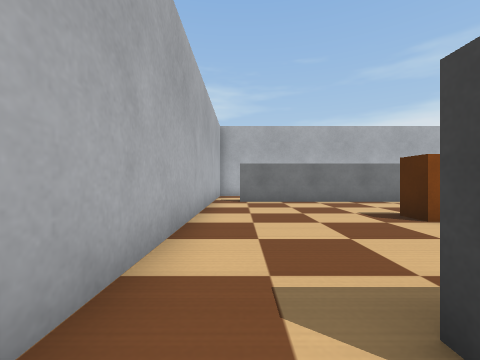
View 1 (above)

24 first-person views from a walk through a robot-simulator world made for Webots. The camera is 0.16 m above the floor, looks level and sees 90° across. The floor is counted in squares, 0.2 m on a side. Each view is taken from the middle of a square. On the plan, view 1 faces up. The plan holds only what a view shows up to about 9 squares ahead; the rest is blank. The robots in the file are not drawn. Simple shapes and patterns stand in for the simulator's stock objects.

View 2
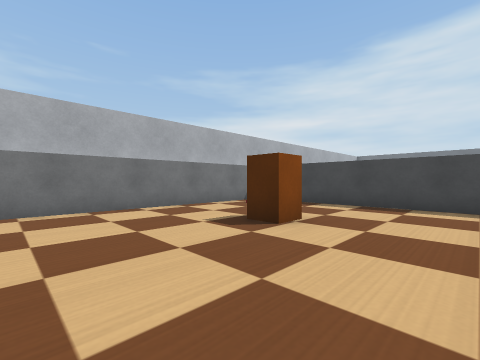

View 3
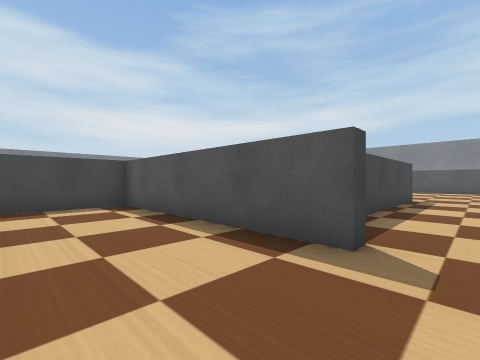

View 4
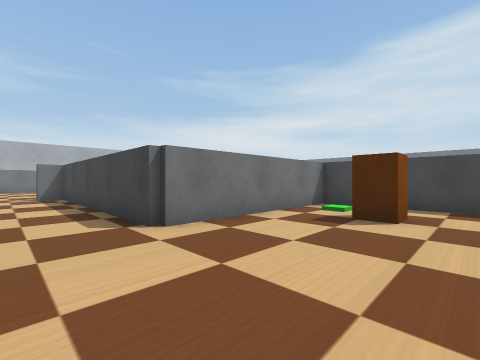

View 5
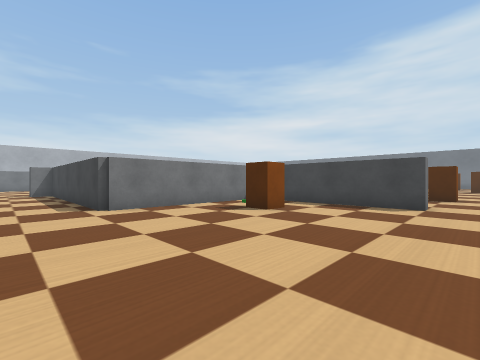

View 6
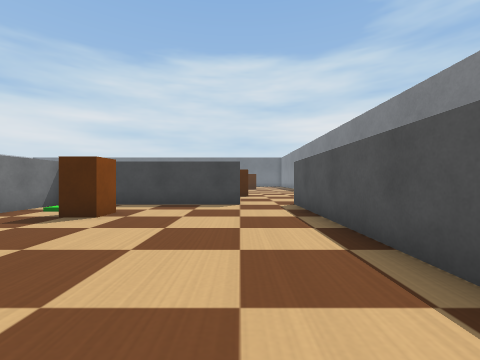

View 7
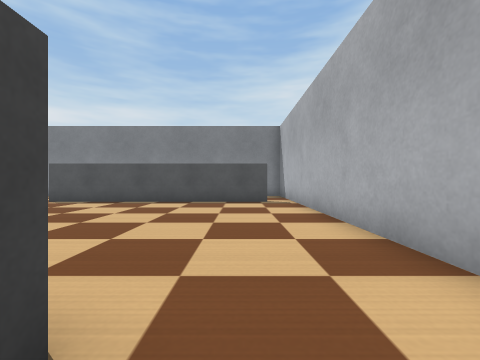

View 8
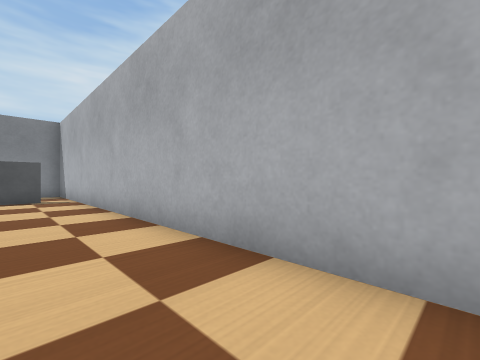

View 9
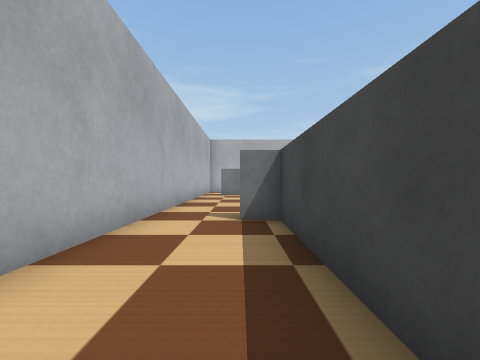

View 10
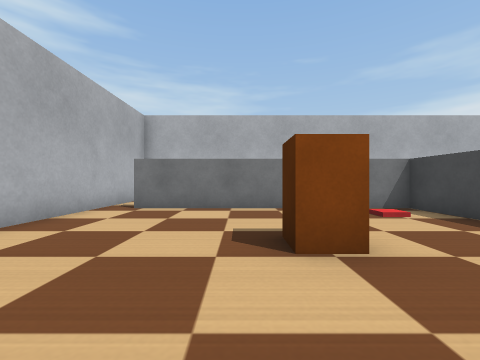

View 11
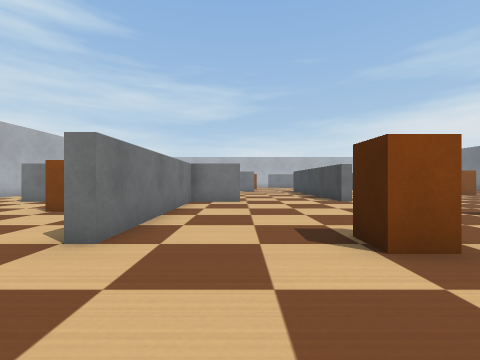

View 12
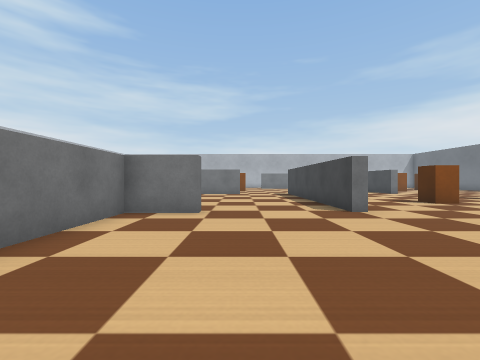

View 13
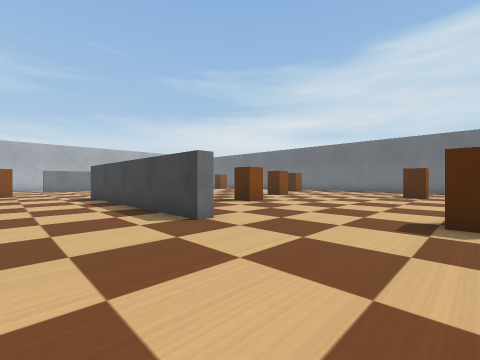

View 14
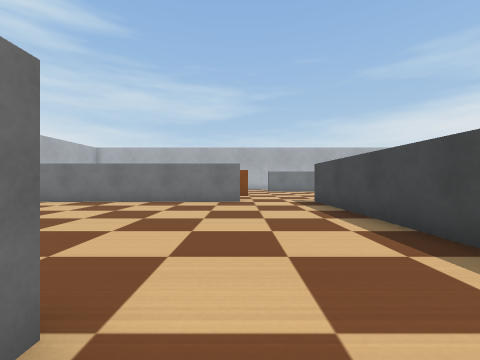

View 15
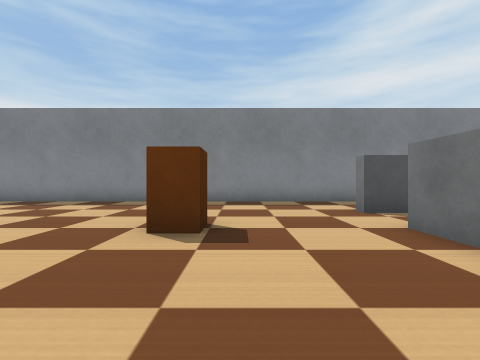

View 16
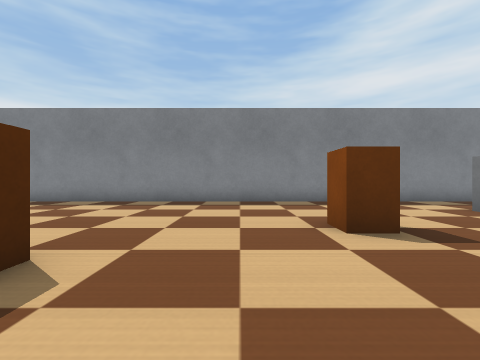

View 17
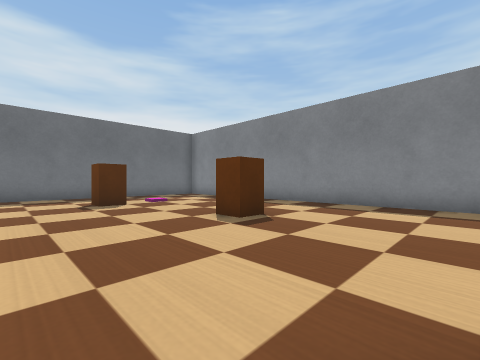

View 18
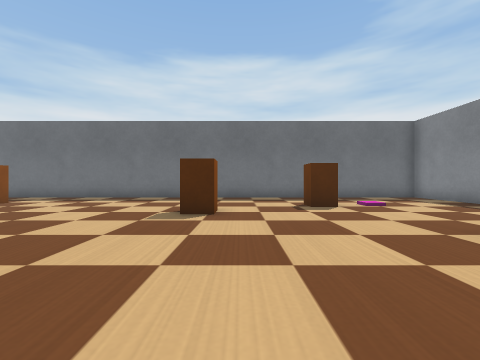

View 19
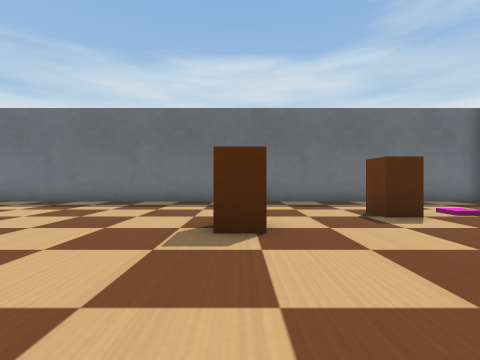

View 20
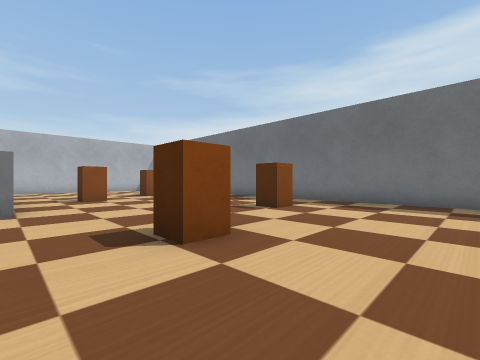

View 21
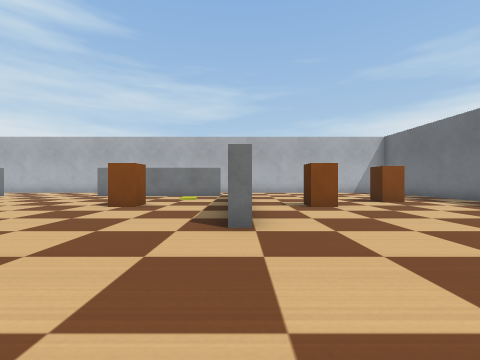

View 22
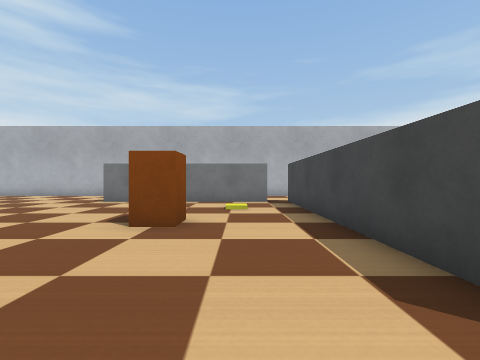

View 23
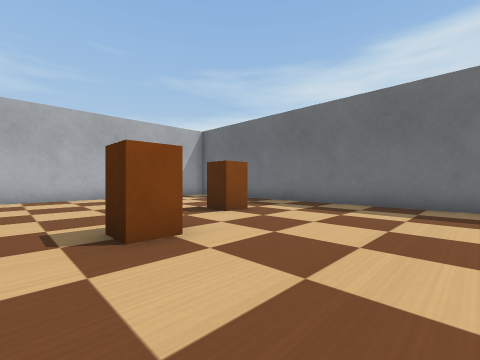

View 24
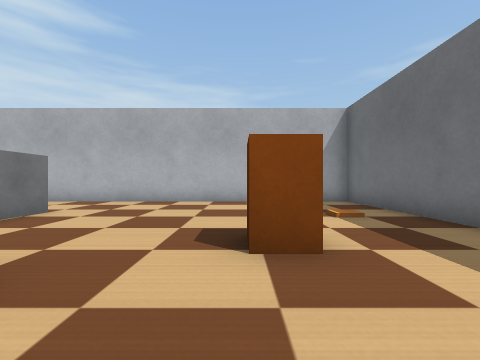

### Floor plan
Points are (right, up) in squares from view 1. A wall is a line through its corners. A room is listed if a view was taken in it or the views show most of it. See-through windows are left out.
Room 1 (views 1, 4, 5, 6, 7, 8, 9)
walls: (7.8, -13) (7.8, -7.2) (1.8, -7.2) (1.8, 0.8) (1, 0.8); (-1, -4) (-1, -14.9); (-0.1, -14.8) (8, -14.8); (-1, 0.5) (-1, -2)
ways out: opening at (0, 1) to room 2; opening at (8, -14) to room 3
objects: brown box (5, -10) to (6, -9)
Room 2 (views 2, 3, 10)
walls: (1, 0.8) (1, 1.2) (7.8, 1.2) (7.8, 8.8) (0, 8.8); (-1, 9) (-1, 0.5)
ways out: opening at (0, 1) to room 1
objects: brown box (4, 5)
Room 3 (views 11, 12, 13, 14, 15, 16, 17, 18, 19, 20, 21, 22, 23, 24)
walls: (14.3, -7) (13.8, -7) (13.8, 1); (20.3, 1) (19.8, 1); (19.8, 1.8) (19.8, 9); (11, 0.8) (3.6, 0.8); (10, -7.2) (8.2, -7.2) (8.2, -13) (7.8, -13); (19.1, 8.8) (16, 8.8); (14, 8.8) (13, 8.8); (20.2, 9) (20.2, 7.8); (29, -8.1) (29, 12) (28.1, 12); (8, -14.8) (8, -15.2); (29, -13.8) (29, -10); (25.2, 12) (17.8, 12); (26, -18) (27, -18); (5.2, -18) (21.9, -18); (29, -18) (29, -15.9); (-1, 11) (-1, 9)
ways out: opening at (8, -14) to room 1
objects: brown box (12, -13); brown box (16, -11) to (17, -11); brown box (16, 4) to (17, 5); brown box (18, -5) to (18, -4); brown box (21, -14); brown box (22, -3); brown box (22, 4) to (23, 5); brown box (24, -9); brown box (25, -13) to (26, -12); brown box (25, 6) to (26, 6); brown box (26, -2) to (26, -1)

Where each view was taken, in squares from view 1:
view 1: 0 up, 0 right, facing up
view 2: 2 up, 0 right, facing up-right
view 3: 4 up, 0 right, facing down-right
view 4: 11 down, 0 right, facing up-right
view 5: 14 down, 0 right, facing up-right
view 6: 13 down, 0 right, facing right
view 7: 6 down, 1 right, facing down
view 8: 4 down, 1 right, facing down-left
view 9: 4 down, 1 right, facing up
view 10: 2 up, 3 right, facing up
view 11: 16 down, 10 right, facing up
view 12: 13 down, 11 right, facing up
view 13: 11 down, 11 right, facing up-right
view 14: 8 down, 11 right, facing up
view 15: 9 down, 11 right, facing down
view 16: 9 down, 14 right, facing down
view 17: 10 down, 17 right, facing down-right
view 18: 10 down, 18 right, facing right
view 19: 9 down, 20 right, facing right
view 20: 6 down, 20 right, facing up-right
view 21: 3 down, 20 right, facing up
view 22: 0 up, 18 right, facing up
view 23: 1 up, 21 right, facing up-right
view 24: 3 up, 25 right, facing up
